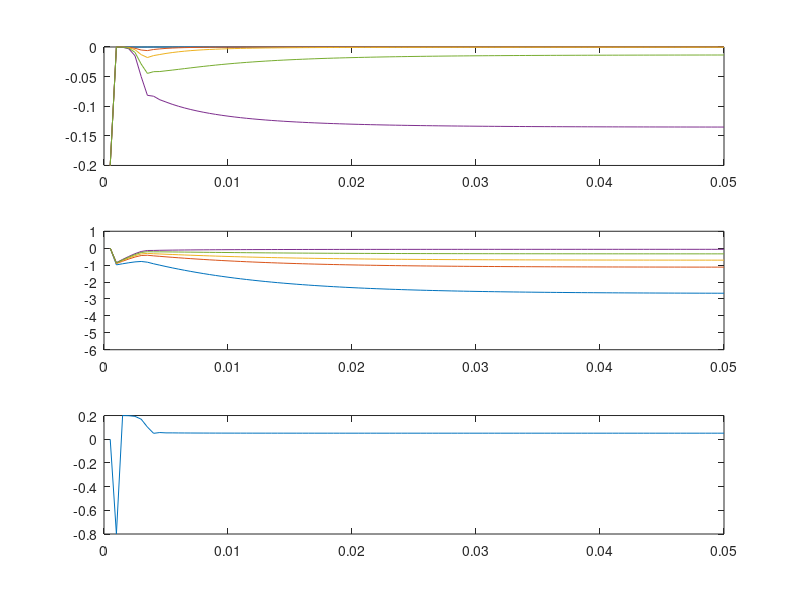

Reproduce this figure in MATLAB. (Note: this script raises an error after producing the figure.)
% Testing normalization of log-probability vector: feed back a stabilizing
% nonlinear function to create an attractor near zero. 

d = 5;
p0 = rand(d,1)/2; 

k = 20;

% f = @(x) min(0, -x-.2);
f = @(x) -.4./(1+exp(-10*x)); % sigmoid more stable in neurons

dt = .0005;
time = dt:dt:.05;

logp = zeros(d, length(time));
n = zeros(1, length(time));
tauPSC = .01;
for i = 2:length(time)
    n(i) = (dt/tauPSC) * k * (.2 + sum(f(logp(:,i-1)))); 
    logp(:,i) = (dt/tauPSC)*log(p0) + (1-dt/tauPSC)*logp(:,i-1) + n(i); 
end

figure 
subplot(3,1,1), plot(time, f(logp))
subplot(3,1,2), plot(time, logp), set(gca, 'YLim', [-6 1])
subplot(3,1,3), plot(time, n)

n = 200;
net = Network(dt);
input = FunctionInput(@(t) log(p0));
net.addNode(input);
tauRef = .002;
tauRC = .02;
intercepts = -1 + 2*rand(1,n);
maxRates = 100 + 100*rand(1,n);
tauPSC = .01;
sg = LIFSpikeGenerator(dt, tauRef, tauRC, intercepts, maxRates, 0);    
pop = CosinePopulation(5, sg, 'pop');
pop.addOrigin('x', @(x) x);
pop.addOrigin('fb', @(x) k * (.2/d -.4./(1+exp(-10*x))));
bigpop = CosinePopulation.makeClonedPopulation(pop, d);
inTerm = bigpop.addTermination('in', tauPSC, eye(d));
fbTerm = bigpop.addTermination('fb', tauPSC, ones(d,d));
net.addNode(bigpop);
net.addConnection(input.getOrigin(), inTerm);
net.addConnection(bigpop.getOrigin('fb'), fbTerm);
p = net.addProbe(bigpop.getOrigin('x'), 'output');
net.run(0, .5);
plotProbe(p, tauPSC);
set(gca, 'YLim', [-6 1])
